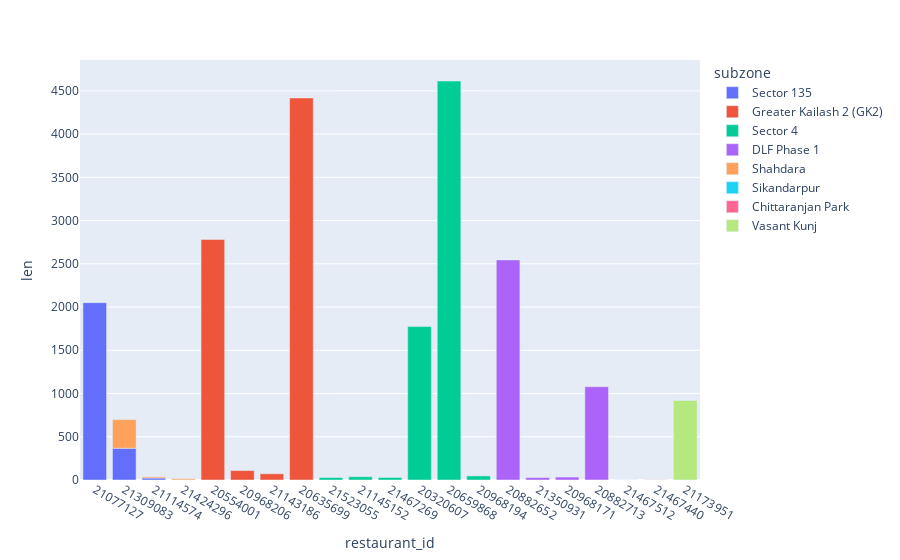

This figure's notebook cell:
### Code cell
px.bar(
    df_grouped_restaurant_subzone,
    x='restaurant_id',
    y='len',
    color='subzone'
)

### Figure 1 — Plotly figure (JSON) as saved in the notebook; plotly's stock layout.template omitted (floating-point values rounded to 4 significant figures)
{"data": [{"hovertemplate": "subzone=Sector 135<br>restaurant_id=%{x}<br>len=%{y}<extra></extra>", "legendgroup": "Sector 135", "marker": {"color": "#636efa", "pattern": {"shape": ""}}, "name": "Sector 135", "orientation": "v", "showlegend": true, "textposition": "auto", "type": "bar", "x": ["21077127", "21309083", "21114574", "21424296"], "xaxis": "x", "y": [2051, 367, 23, 1], "yaxis": "y"}, {"hovertemplate": "subzone=Greater Kailash 2 (GK2)<br>restaurant_id=%{x}<br>len=%{y}<extra></extra>", "legendgroup": "Greater Kailash 2 (GK2)", "marker": {"color": "#EF553B", "pattern": {"shape": ""}}, "name": "Greater Kailash 2 (GK2)", "orientation": "v", "showlegend": true, "textposition": "auto", "type": "bar", "x": ["20554001", "20968206", "21143186", "20635699"], "xaxis": "x", "y": [2781, 109, 72, 4418], "yaxis": "y"}, {"hovertemplate": "subzone=Sector 4<br>restaurant_id=%{x}<br>len=%{y}<extra></extra>", "legendgroup": "Sector 4", "marker": {"color": "#00cc96", "pattern": {"shape": ""}}, "name": "Sector 4", "orientation": "v", "showlegend": true, "textposition": "auto", "type": "bar", "x": ["21523055", "21145152", "21467269", "20320607", "20659868", "20968194"], "xaxis": "x", "y": [28, 38, 29, 1774, 4614, 47], "yaxis": "y"}, {"hovertemplate": "subzone=DLF Phase 1<br>restaurant_id=%{x}<br>len=%{y}<extra></extra>", "legendgroup": "DLF Phase 1", "marker": {"color": "#ab63fa", "pattern": {"shape": ""}}, "name": "DLF Phase 1", "orientation": "v", "showlegend": true, "textposition": "auto", "type": "bar", "x": ["20882652", "21350931", "20968171", "20882713"], "xaxis": "x", "y": [2545, 28, 34, 1079], "yaxis": "y"}, {"hovertemplate": "subzone=Shahdara<br>restaurant_id=%{x}<br>len=%{y}<extra></extra>", "legendgroup": "Shahdara", "marker": {"color": "#FFA15A", "pattern": {"shape": ""}}, "name": "Shahdara", "orientation": "v", "showlegend": true, "textposition": "auto", "type": "bar", "x": ["21114574", "21424296", "21309083"], "xaxis": "x", "y": [14, 15, 331], "yaxis": "y"}, {"hovertemplate": "subzone=Sikandarpur<br>restaurant_id=%{x}<br>len=%{y}<extra></extra>", "legendgroup": "Sikandarpur", "marker": {"color": "#19d3f3", "pattern": {"shape": ""}}, "name": "Sikandarpur", "orientation": "v", "showlegend": true, "textposition": "auto", "type": "bar", "x": ["21467512"], "xaxis": "x", "y": [1], "yaxis": "y"}, {"hovertemplate": "subzone=Chittaranjan Park<br>restaurant_id=%{x}<br>len=%{y}<extra></extra>", "legendgroup": "Chittaranjan Park", "marker": {"color": "#FF6692", "pattern": {"shape": ""}}, "name": "Chittaranjan Park", "orientation": "v", "showlegend": true, "textposition": "auto", "type": "bar", "x": ["21467440"], "xaxis": "x", "y": [2], "yaxis": "y"}, {"hovertemplate": "subzone=Vasant Kunj<br>restaurant_id=%{x}<br>len=%{y}<extra></extra>", "legendgroup": "Vasant Kunj", "marker": {"color": "#B6E880", "pattern": {"shape": ""}}, "name": "Vasant Kunj", "orientation": "v", "showlegend": true, "textposition": "auto", "type": "bar", "x": ["21173951"], "xaxis": "x", "y": [920], "yaxis": "y"}], "layout": {"barmode": "relative", "legend": {"title": {"text": "subzone"}, "tracegroupgap": 0}, "margin": {"t": 60}, "xaxis": {"anchor": "y", "domain": [0, 1], "title": {"text": "restaurant_id"}}, "yaxis": {"anchor": "x", "domain": [0, 1], "title": {"text": "len"}}}}
